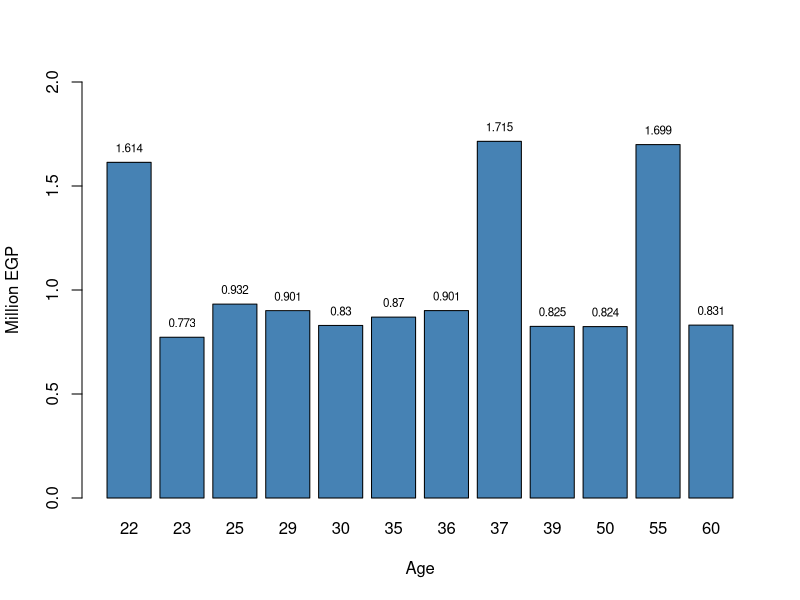

Reproduce this figure in R.
# Changes and sets working directory
dir<-getwd()
dir<-gsub("R-Scripts","",dir)
setwd(dir)

# loads given data set
df<-read.csv("Datasets/all_cities.csv")

# creates a sorted vector of all ages
ages<-sort(unique(df$age))

#creates vector containing total spending of each age
totals<- as.numeric(vector())
 for (age in ages) {
   x=sum(df$total[df$age==age])
   totals<-append(totals,x)
 }

# plots a bar plot of ages and their corresponding total
# barplot(totals,names.arg = ages)
text(x=barplot(totals/1000000,names.arg = ages,col="steelblue",xlab = "Age",ylab = "Million EGP",ylim = c(0,2)),y=totals/1000000,pos=3,labels = round(totals/1000000,3) ,cex=0.7)
